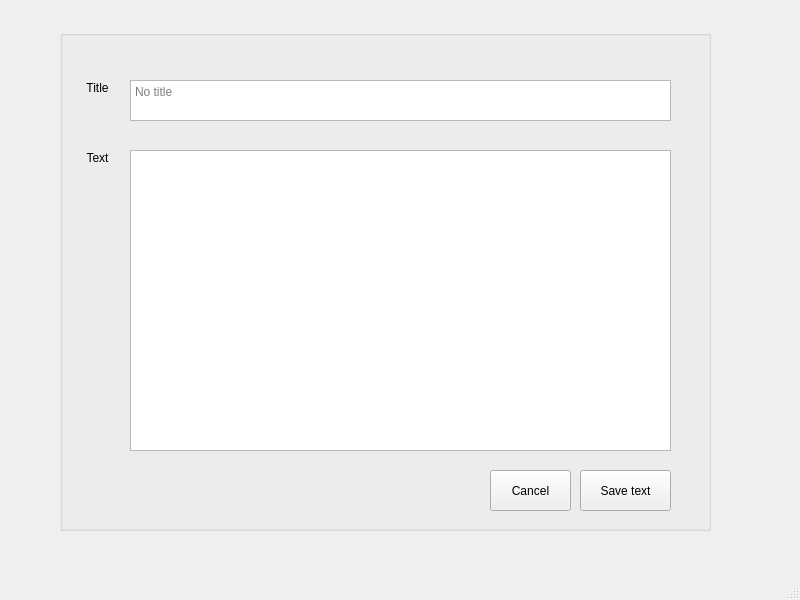
<?xml version="1.0" encoding="UTF-8"?>
<ui version="4.0">
 <class>New_note_window</class>
 <widget class="QMainWindow" name="New_note_window">
  <property name="geometry">
   <rect>
    <x>0</x>
    <y>0</y>
    <width>800</width>
    <height>600</height>
   </rect>
  </property>
  <property name="windowTitle">
   <string>Text Editor</string>
  </property>
  <widget class="QWidget" name="centralwidget">
   <widget class="QGroupBox" name="Noteredactor">
    <property name="geometry">
     <rect>
      <x>60</x>
      <y>30</y>
      <width>651</width>
      <height>501</height>
     </rect>
    </property>
    <property name="title">
     <string/>
    </property>
    <widget class="QTextEdit" name="titleEdit">
     <property name="geometry">
      <rect>
       <x>70</x>
       <y>50</y>
       <width>541</width>
       <height>41</height>
      </rect>
     </property>
     <property name="readOnly">
      <bool>true</bool>
     </property>
     <property name="placeholderText">
      <string>No title</string>
     </property>
    </widget>
    <widget class="QTextEdit" name="noteEdit">
     <property name="geometry">
      <rect>
       <x>70</x>
       <y>120</y>
       <width>541</width>
       <height>301</height>
      </rect>
     </property>
     <property name="placeholderText">
      <string/>
     </property>
    </widget>
    <widget class="QLabel" name="lblTitle">
     <property name="geometry">
      <rect>
       <x>10</x>
       <y>50</y>
       <width>55</width>
       <height>16</height>
      </rect>
     </property>
     <property name="text">
      <string>Title</string>
     </property>
     <property name="alignment">
      <set>Qt::AlignCenter</set>
     </property>
    </widget>
    <widget class="QLabel" name="lblText">
     <property name="geometry">
      <rect>
       <x>10</x>
       <y>120</y>
       <width>55</width>
       <height>16</height>
      </rect>
     </property>
     <property name="text">
      <string>Text</string>
     </property>
     <property name="alignment">
      <set>Qt::AlignCenter</set>
     </property>
    </widget>
    <widget class="QPushButton" name="btnSaveDescr">
     <property name="geometry">
      <rect>
       <x>520</x>
       <y>440</y>
       <width>91</width>
       <height>41</height>
      </rect>
     </property>
     <property name="text">
      <string>Save text</string>
     </property>
    </widget>
    <widget class="QPushButton" name="btnCancel">
     <property name="geometry">
      <rect>
       <x>430</x>
       <y>440</y>
       <width>81</width>
       <height>41</height>
      </rect>
     </property>
     <property name="text">
      <string>Cancel</string>
     </property>
    </widget>
   </widget>
  </widget>
  <widget class="QMenuBar" name="menubar">
   <property name="geometry">
    <rect>
     <x>0</x>
     <y>0</y>
     <width>800</width>
     <height>26</height>
    </rect>
   </property>
  </widget>
  <widget class="QStatusBar" name="statusbar"/>
 </widget>
 <resources/>
 <connections/>
</ui>
